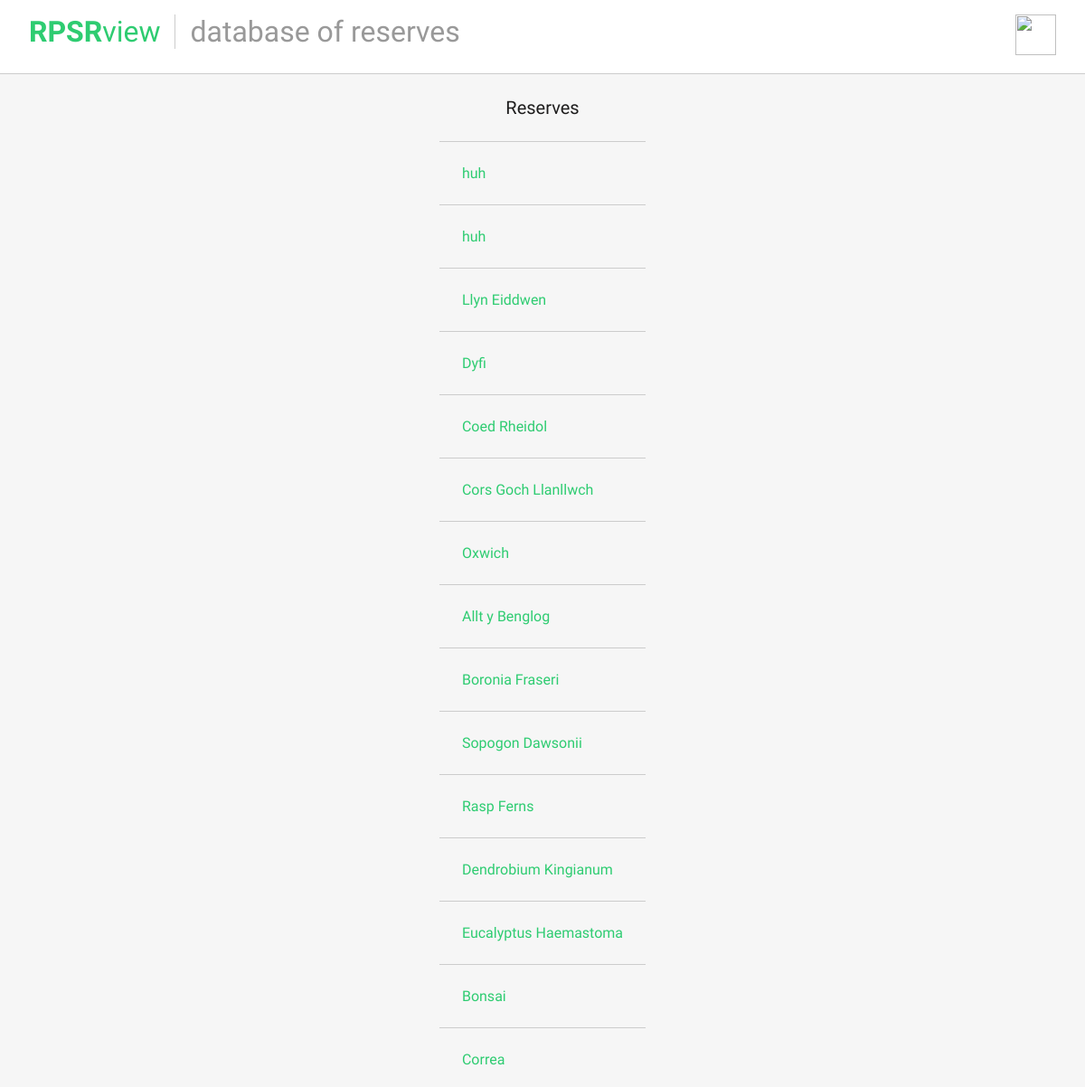
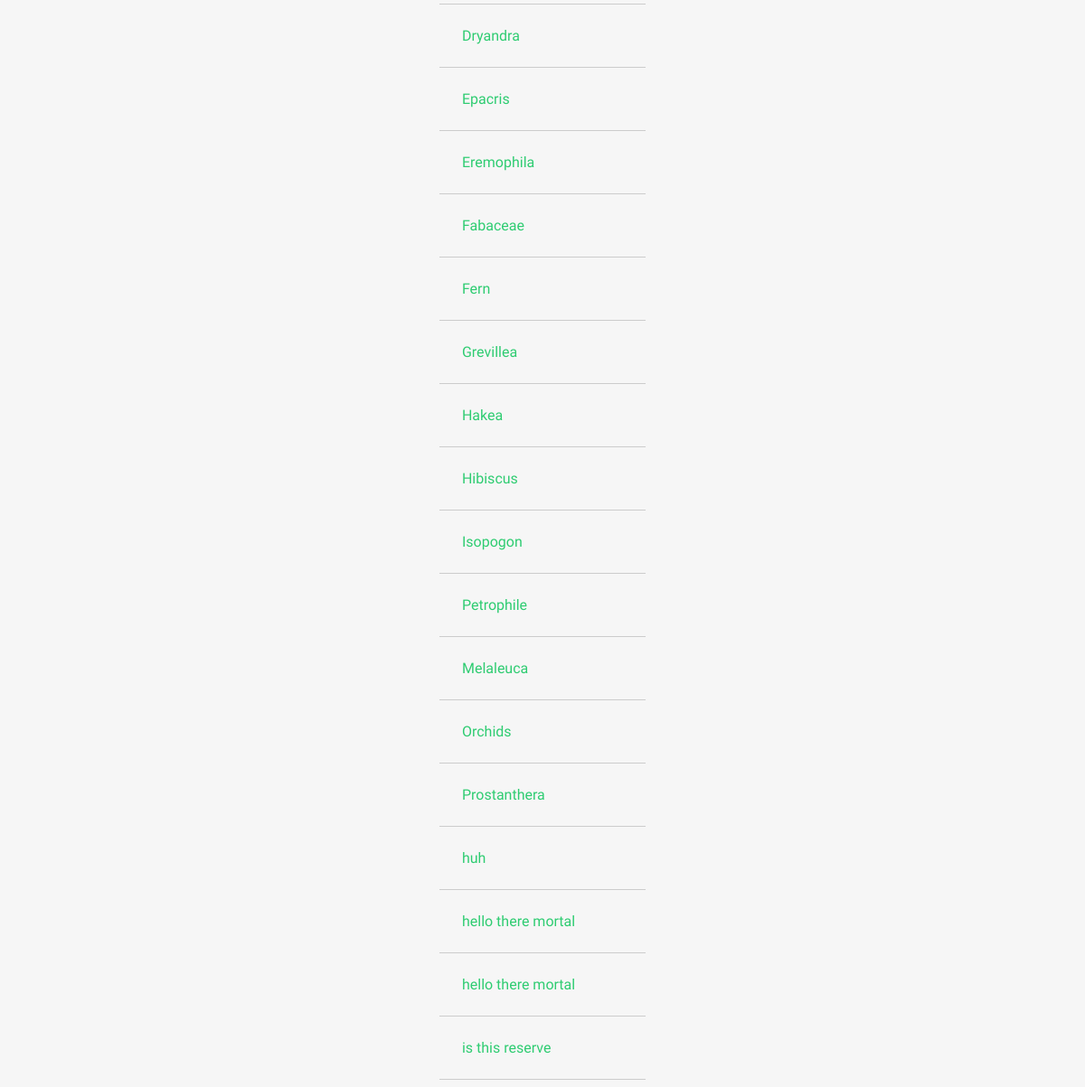
Page /RPSView/public_html/index.php on the committed database (2 pictures, top to bottom).
### tables this page shows
CREATE TABLE IF NOT EXISTS `Reserves` (
`reserve_ID` int(11) NOT NULL,
  `reserve_name` varchar(80) NOT NULL,
  `latitude` int(11) NOT NULL DEFAULT '0',
  `longitude` int(11) NOT NULL DEFAULT '0'
);

### RPSView/public_html/index.php (the view, shortened to what this page needs)
<!DOCTYPE html>
<html>
<head>
	<link rel="stylesheet" type="text/css" href="style221.css" />
</head>
<body>
	<div class="header">
		<h1><a href="https://cob16.github.io/cs-221-group-project"><strong>RPSR</strong>view</a></h1>
		<p>database of reserves</p>
		<a class="gitlogo" href="https://github.com/cob16/cs-221-group-project"> <img src="https://assets-cdn.github.com/images/modules/logos_page/GitHub-Mark.png" height="45" width="45"></a>
	</div>
	<div class="container">
		<?php
		$host = 'localhost';
		$user = 'tkek';
		$pass = 'topkek3';
		$database = 'cb-group-project';
		$conn = new mysqli($host, $user, $pass, $database);
		if(!$conn->connect_errno > 0){
			$res = <<<SQL
			SELECT *
			FROM `Reserves`
SQL;
			if(!$res = $conn->query($res)){
				die('There was an error running the query [' . $db->error . ']');
		}
		echo '<table cellpadding="25">';
		echo '<thead>';
		echo '<tr>';
		echo '<th>Reserves</th>';
		echo '</tr>';
		while ($a = $res->fetch_assoc()) {
			echo '<tr>';
		echo '<td><a href="records.php?reserve=' . $a["reserve_ID"] . '">' . $a["reserve_name"] .'</a></td>';
		echo '</tr>';
	}
	echo '</table>';
}
?>
</div>
</body>
</html>

### RPSView/public_html/style221.css (style rules this page uses)
body { font-family: 'Source Sans Pro', sans-serif; background-color: #F6F6F6; margin-left: 0%; margin-right: 0%; margin-top: 0; }
a { color: #2ecc71; text-decoration: none; }
.header { background: #fff; border-bottom: 1px solid #ccc; padding: 1rem 2rem; text-align: center; overflow: hidden; }
.header h1, .header p { margin: 0; font-size: 2rem; float: left; font-weight: 300; }
.header p { color: #999; font-weight: 300; margin-left: 1rem; padding-left: 1rem; border-left: 1px solid #ccc; }
.gitlogo { float: right; }
table { border-collapse: collapse; margin: 0 auto; }
table td { border-top: solid #ccc; border-width: 1px; border-bottom: solid #ccc; border-width: 1px; overflow: hidden; color: #1e1d1d; font-weight: 300; }
table th { color: #1e1d1d; font-weight: 400; font-size: 1.25rem; }

### rows in the picture
reserves: reserve_name "huh"
reserves: reserve_name "huh"
reserves: reserve_name "Llyn Eiddwen"
reserves: reserve_name "Dyfi"
reserves: reserve_name "Coed Rheidol"
reserves: reserve_name "Cors Goch Llanllwch"
reserves: reserve_name "Oxwich"
reserves: reserve_name "Allt y Benglog"
reserves: reserve_name "Boronia Fraseri"
reserves: reserve_name "Sopogon Dawsonii"
reserves: reserve_name "Rasp Ferns"
reserves: reserve_name "Dendrobium Kingianum"
reserves: reserve_name "Eucalyptus Haemastoma"
reserves: reserve_name "Bonsai"
reserves: reserve_name "Correa"
reserves: reserve_name "Dryandra"
reserves: reserve_name "Epacris"
reserves: reserve_name "Eremophila"
reserves: reserve_name "Fabaceae"
reserves: reserve_name "Fern"
reserves: reserve_name "Grevillea"
reserves: reserve_name "Hakea"
reserves: reserve_name "Hibiscus"
reserves: reserve_name "Isopogon"
reserves: reserve_name "Petrophile"
reserves: reserve_name "Melaleuca"
reserves: reserve_name "Orchids"
reserves: reserve_name "Prostanthera"
reserves: reserve_name "huh"
reserves: reserve_name "hello there mortal"
reserves: reserve_name "hello there mortal"
reserves: reserve_name "is this reserve"
